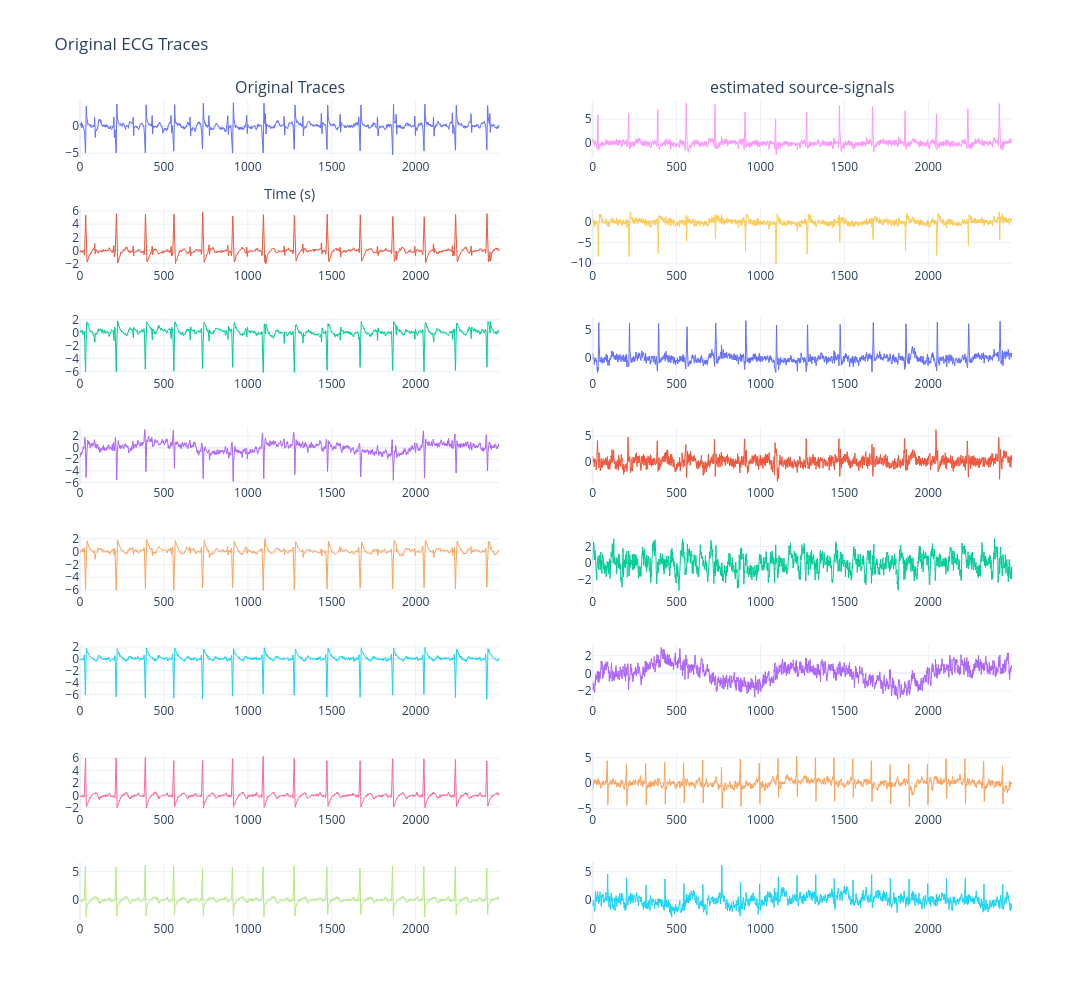

Write notebook code for a chart like this one.
### Code cell
data = np.loadtxt(os.path.join(DATASETS,'FOETAL_ECG.dat')) 
signal_name = 'foetal'
df = pd.DataFrame(data)
time = df[0].values
df = df.drop(0,axis=1)
ecg_df = pd.DataFrame(zscore(df, axis=0))
channel_names = [f"channel_{i+1}" for i in range(ecg_df.shape[1])]
ecg_df.columns = channel_names

fig = make_subplots(rows=len(channel_names), cols=2, subplot_titles=["Original Traces", 'estimated source-signals'])

offset = 2500 # vertical spacing between channels
scale = 100

for i, channel in enumerate(channel_names):
    fig.add_trace(
        go.Scatter(
            x=ecg_df.index,
            y=ecg_df[channel].values,
            mode='lines',
            line=dict(width=1),
            name=f'Ch{i+1}',
            showlegend=False
        ),
        row=i+1, col=1
    )

eng.workspace['ECGdata'] = matlab.double(df.values.T.tolist())


# Get variable back from MATLAB workspace
b = eng.jadeR(eng.workspace['ECGdata'])
b = np.array(b)
#ecg_df = pd.DataFrame(zscore(pd.DataFrame(b), axis=0))

sources =np.dot(b, df.values.T)
source_df = pd.DataFrame(sources)
sources_df = pd.DataFrame(zscore(source_df.T, axis=0))
sources_df.columns = channel_names
for i, channel in enumerate(channel_names):
    fig.add_trace(
        go.Scatter(
            x=sources_df.index,
            y=sources_df[channel].values, 
            mode='lines',
            line=dict(width=1),
            name=f'Ch{i+1}',
            showlegend=False
        ),
        row=i+1, col=2
    )

fig.update_layout(
    height=1000,
    width=1600,
    title="Original ECG Traces",
    xaxis_title='Time (s)',
    template='plotly_white'
    
)
fig.update_xaxes(showgrid=True)
fig.update_yaxes(showgrid=True,)
#fig.write_image(os.path.join(IMAGE_DIR,f"{signal_name}_original_trace.png"), width=800, height=500, scale=2)
fig.show()

### Figure 1 — Plotly figure (JSON) as saved in the notebook; plotly's stock layout.template omitted (floating-point values rounded to 4 significant figures; data arrays with more than 128 entries replaced by an {"elided": "..."} marker saying what was removed)
{"data": [{"line": {"width": 1}, "mode": "lines", "name": "Ch1", "showlegend": false, "type": "scatter", "x": {"elided": "2500 int values"}, "xaxis": "x", "y": {"elided": "2500 float values"}, "yaxis": "y"}, {"line": {"width": 1}, "mode": "lines", "name": "Ch2", "showlegend": false, "type": "scatter", "x": {"elided": "2500 int values"}, "xaxis": "x3", "y": {"elided": "2500 float values"}, "yaxis": "y3"}, {"line": {"width": 1}, "mode": "lines", "name": "Ch3", "showlegend": false, "type": "scatter", "x": {"elided": "2500 int values"}, "xaxis": "x5", "y": {"elided": "2500 float values"}, "yaxis": "y5"}, {"line": {"width": 1}, "mode": "lines", "name": "Ch4", "showlegend": false, "type": "scatter", "x": {"elided": "2500 int values"}, "xaxis": "x7", "y": {"elided": "2500 float values"}, "yaxis": "y7"}, {"line": {"width": 1}, "mode": "lines", "name": "Ch5", "showlegend": false, "type": "scatter", "x": {"elided": "2500 int values"}, "xaxis": "x9", "y": {"elided": "2500 float values"}, "yaxis": "y9"}, {"line": {"width": 1}, "mode": "lines", "name": "Ch6", "showlegend": false, "type": "scatter", "x": {"elided": "2500 int values"}, "xaxis": "x11", "y": {"elided": "2500 float values"}, "yaxis": "y11"}, {"line": {"width": 1}, "mode": "lines", "name": "Ch7", "showlegend": false, "type": "scatter", "x": {"elided": "2500 int values"}, "xaxis": "x13", "y": {"elided": "2500 float values"}, "yaxis": "y13"}, {"line": {"width": 1}, "mode": "lines", "name": "Ch8", "showlegend": false, "type": "scatter", "x": {"elided": "2500 int values"}, "xaxis": "x15", "y": {"elided": "2500 float values"}, "yaxis": "y15"}, {"line": {"width": 1}, "mode": "lines", "name": "Ch1", "showlegend": false, "type": "scatter", "x": {"elided": "2500 int values"}, "xaxis": "x2", "y": {"elided": "2500 float values"}, "yaxis": "y2"}, {"line": {"width": 1}, "mode": "lines", "name": "Ch2", "showlegend": false, "type": "scatter", "x": {"elided": "2500 int values"}, "xaxis": "x4", "y": {"elided": "2500 float values"}, "yaxis": "y4"}, {"line": {"width": 1}, "mode": "lines", "name": "Ch3", "showlegend": false, "type": "scatter", "x": {"elided": "2500 int values"}, "xaxis": "x6", "y": {"elided": "2500 float values"}, "yaxis": "y6"}, {"line": {"width": 1}, "mode": "lines", "name": "Ch4", "showlegend": false, "type": "scatter", "x": {"elided": "2500 int values"}, "xaxis": "x8", "y": {"elided": "2500 float values"}, "yaxis": "y8"}, {"line": {"width": 1}, "mode": "lines", "name": "Ch5", "showlegend": false, "type": "scatter", "x": {"elided": "2500 int values"}, "xaxis": "x10", "y": {"elided": "2500 float values"}, "yaxis": "y10"}, {"line": {"width": 1}, "mode": "lines", "name": "Ch6", "showlegend": false, "type": "scatter", "x": {"elided": "2500 int values"}, "xaxis": "x12", "y": {"elided": "2500 float values"}, "yaxis": "y12"}, {"line": {"width": 1}, "mode": "lines", "name": "Ch7", "showlegend": false, "type": "scatter", "x": {"elided": "2500 int values"}, "xaxis": "x14", "y": {"elided": "2500 float values"}, "yaxis": "y14"}, {"line": {"width": 1}, "mode": "lines", "name": "Ch8", "showlegend": false, "type": "scatter", "x": {"elided": "2500 int values"}, "xaxis": "x16", "y": {"elided": "2500 float values"}, "yaxis": "y16"}], "layout": {"annotations": [{"font": {"size": 16}, "showarrow": false, "text": "Original Traces", "x": 0.225, "xanchor": "center", "xref": "paper", "y": 1, "yanchor": "bottom", "yref": "paper"}, {"font": {"size": 16}, "showarrow": false, "text": "estimated source-signals", "x": 0.775, "xanchor": "center", "xref": "paper", "y": 1, "yanchor": "bottom", "yref": "paper"}], "height": 1000, "title": {"text": "Original ECG Traces"}, "width": 1600, "xaxis": {"anchor": "y", "domain": [0, 0.45], "showgrid": true, "title": {"text": "Time (s)"}}, "xaxis10": {"anchor": "y10", "domain": [0.55, 1], "showgrid": true}, "xaxis11": {"anchor": "y11", "domain": [0, 0.45], "showgrid": true}, "xaxis12": {"anchor": "y12", "domain": [0.55, 1], "showgrid": true}, "xaxis13": {"anchor": "y13", "domain": [0, 0.45], "showgrid": true}, "xaxis14": {"anchor": "y14", "domain": [0.55, 1], "showgrid": true}, "xaxis15": {"anchor": "y15", "domain": [0, 0.45], "showgrid": true}, "xaxis16": {"anchor": "y16", "domain": [0.55, 1], "showgrid": true}, "xaxis2": {"anchor": "y2", "domain": [0.55, 1], "showgrid": true}, "xaxis3": {"anchor": "y3", "domain": [0, 0.45], "showgrid": true}, "xaxis4": {"anchor": "y4", "domain": [0.55, 1], "showgrid": true}, "xaxis5": {"anchor": "y5", "domain": [0, 0.45], "showgrid": true}, "xaxis6": {"anchor": "y6", "domain": [0.55, 1], "showgrid": true}, "xaxis7": {"anchor": "y7", "domain": [0, 0.45], "showgrid": true}, "xaxis8": {"anchor": "y8", "domain": [0.55, 1], "showgrid": true}, "xaxis9": {"anchor": "y9", "domain": [0, 0.45], "showgrid": true}, "yaxis": {"anchor": "x", "domain": [0.9297, 1], "showgrid": true}, "yaxis10": {"anchor": "x10", "domain": [0.3984, 0.4688], "showgrid": true}, "yaxis11": {"anchor": "x11", "domain": [0.2656, 0.3359], "showgrid": true}, "yaxis12": {"anchor": "x12", "domain": [0.2656, 0.3359], "showgrid": true}, "yaxis13": {"anchor": "x13", "domain": [0.1328, 0.2031], "showgrid": true}, "yaxis14": {"anchor": "x14", "domain": [0.1328, 0.2031], "showgrid": true}, "yaxis15": {"anchor": "x15", "domain": [0, 0.07031], "showgrid": true}, "yaxis16": {"anchor": "x16", "domain": [0, 0.07031], "showgrid": true}, "yaxis2": {"anchor": "x2", "domain": [0.9297, 1], "showgrid": true}, "yaxis3": {"anchor": "x3", "domain": [0.7969, 0.8672], "showgrid": true}, "yaxis4": {"anchor": "x4", "domain": [0.7969, 0.8672], "showgrid": true}, "yaxis5": {"anchor": "x5", "domain": [0.6641, 0.7344], "showgrid": true}, "yaxis6": {"anchor": "x6", "domain": [0.6641, 0.7344], "showgrid": true}, "yaxis7": {"anchor": "x7", "domain": [0.5312, 0.6016], "showgrid": true}, "yaxis8": {"anchor": "x8", "domain": [0.5312, 0.6016], "showgrid": true}, "yaxis9": {"anchor": "x9", "domain": [0.3984, 0.4688], "showgrid": true}}}
